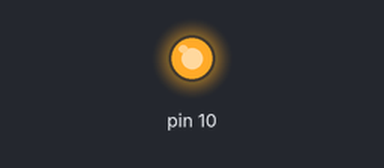
The sketch below on a simulated Arduino Uno, built with avr-gcc and run on an emulated ATmega328P. Shown: output pins drawn as LEDs (lit = HIGH). What the sketch prints to the serial monitor is not drawn.

Above: at 0.1 s.
Timing chart, 0 to 1.6 s (numbered marks = the images above):
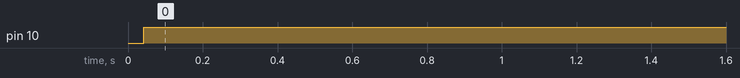

Measured:
- by itself, pin 10: LOW → HIGH at 0.04 s

The sketch:

spi-read.ino
```cpp
// Three one-byte SPI transactions with CS on D10; prints what MISO returned.
#include <SPI.h>

void setup() {
  Serial.begin(115200);
  pinMode(10, OUTPUT);
  digitalWrite(10, HIGH);
  SPI.begin();
  Serial.print("READY\n");
  for (int i = 0; i < 3; i++) {
    digitalWrite(10, LOW);
    uint8_t r = SPI.transfer(0x9F);
    digitalWrite(10, HIGH);
    Serial.print("spi=");
    Serial.print(r, HEX);
    Serial.print("\n");
    delay(2);
  }
}

void loop() {}
```
